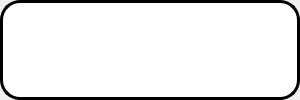
<?xml version="1.0" encoding="UTF-8"?>
<ui version="4.0">
 <class>Notificacion</class>
 <widget class="QWidget" name="Notificacion">
  <property name="geometry">
   <rect>
    <x>0</x>
    <y>0</y>
    <width>300</width>
    <height>100</height>
   </rect>
  </property>
  <property name="minimumSize">
   <size>
    <width>300</width>
    <height>100</height>
   </size>
  </property>
  <property name="maximumSize">
   <size>
    <width>300</width>
    <height>150</height>
   </size>
  </property>
  <property name="font">
   <font>
    <family>JetBrainsMono Nerd Font</family>
   </font>
  </property>
  <property name="windowTitle">
   <string>Form</string>
  </property>
  <property name="styleSheet">
   <string notr="true"/>
  </property>
  <layout class="QHBoxLayout" name="horizontalLayout">
   <property name="spacing">
    <number>0</number>
   </property>
   <property name="leftMargin">
    <number>0</number>
   </property>
   <property name="topMargin">
    <number>0</number>
   </property>
   <property name="rightMargin">
    <number>0</number>
   </property>
   <property name="bottomMargin">
    <number>0</number>
   </property>
   <item>
    <widget class="QWidget" name="widget" native="true">
     <property name="maximumSize">
      <size>
       <width>300</width>
       <height>16777215</height>
      </size>
     </property>
     <property name="styleSheet">
      <string notr="true">#widget {
background-color: white;
color: black;

	padding: 10px;
	border-radius: 20px;
	border: 3px solid black;
}</string>
     </property>
     <layout class="QHBoxLayout" name="horizontalLayout_2">
      <property name="spacing">
       <number>0</number>
      </property>
      <property name="leftMargin">
       <number>0</number>
      </property>
      <property name="topMargin">
       <number>0</number>
      </property>
      <property name="rightMargin">
       <number>0</number>
      </property>
      <property name="bottomMargin">
       <number>0</number>
      </property>
      <item alignment="Qt::AlignmentFlag::AlignVCenter">
       <widget class="QLabel" name="imagen">
        <property name="minimumSize">
         <size>
          <width>80</width>
          <height>80</height>
         </size>
        </property>
        <property name="maximumSize">
         <size>
          <width>80</width>
          <height>80</height>
         </size>
        </property>
        <property name="text">
         <string/>
        </property>
       </widget>
      </item>
      <item>
       <widget class="QLabel" name="mensaje">
        <property name="minimumSize">
         <size>
          <width>200</width>
          <height>80</height>
         </size>
        </property>
        <property name="maximumSize">
         <size>
          <width>200</width>
          <height>80</height>
         </size>
        </property>
        <property name="font">
         <font>
          <family>JetBrainsMono Nerd Font</family>
          <pointsize>10</pointsize>
          <bold>true</bold>
         </font>
        </property>
        <property name="text">
         <string/>
        </property>
        <property name="wordWrap">
         <bool>true</bool>
        </property>
       </widget>
      </item>
     </layout>
    </widget>
   </item>
  </layout>
 </widget>
 <resources/>
 <connections/>
</ui>
